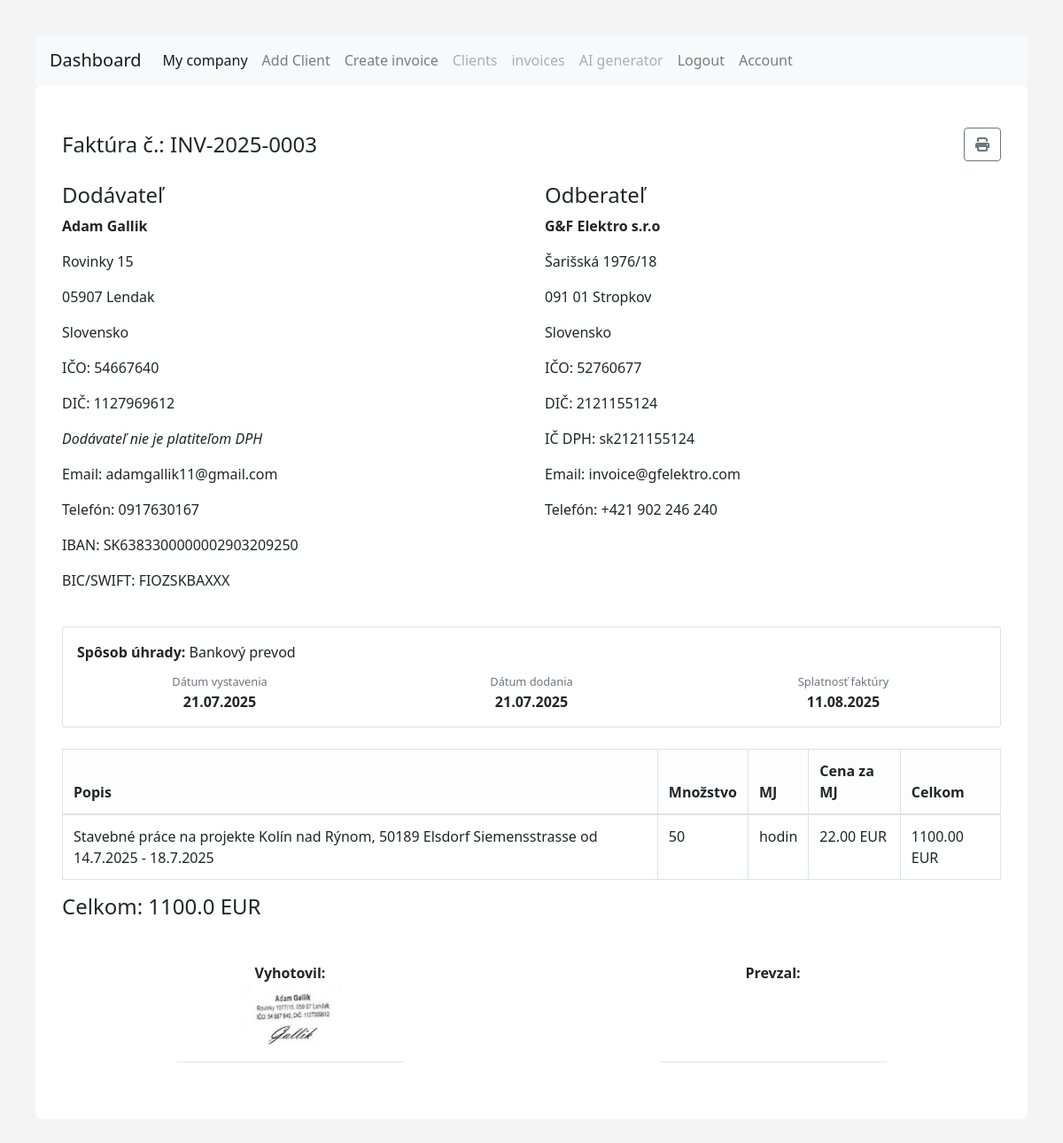
Screenshot of /invoice/11 (signed in) with the database file from the repository.
### models.py (models this page shows)
class Invoice(db.Model):
        __tablename__ = 'invoices'
        id = db.Column(db.Integer, primary_key=True)
        invoice_number = db.Column(db.String(50), nullable=False)
        date = db.Column(db.Date, nullable=False)
        due_date = db.Column(db.Date, nullable=False)
        user_id = db.Column(db.Integer, db.ForeignKey('users.id'), nullable=False)
        user = db.relationship('User', backref=db.backref('invoices', lazy=True))
        currency = db.Column(db.String(10), nullable=False)
        total_cost = db.Column(db.Float, nullable=False)  # Total cost calculated as quantity
        vat_rate = db.Column(db.Float, nullable=True, default=0.0)  # VAT rate in percentage
        client_id = db.Column(db.Integer, db.ForeignKey('clients.id'), nullable=False)
        company_id = db.Column(db.Integer, db.ForeignKey('companies.id'), nullable=False)  # Foreign key to the company
        company= db.relationship('Company', backref=db.backref('invoices', lazy=True))
        client = db.relationship('Client', backref=db.backref('invoices', lazy=True))
        items = db.relationship("InvoiceItem", back_populates="invoice", cascade="all, delete-orphan")
        created_at = db.Column(db.DateTime, default=datetime.now(timezone.utc))  # Timestamp when the invoice was created

class Company(db.Model):
        __tablename__ = 'companies'
        id = db.Column(db.Integer, primary_key=True)
        name = db.Column(db.String(100), nullable=False)
        ico = db.Column(db.String(20), nullable=False)
        dic = db.Column(db.String(20), nullable=False)
        street = db.Column(db.String(100), nullable=False)
        user_id = db.Column(db.Integer, db.ForeignKey('users.id'), nullable=False)
        user = db.relationship('User', backref=db.backref('companies', lazy=True))
        city = db.Column(db.String(50), nullable=False)
        zip_code = db.Column(db.String(20), nullable=False)
        country = db.Column(db.String(50), nullable=False)
        email = db.Column(db.String(100), nullable=False)
        phone = db.Column(db.String(20), nullable=False)
        iban = db.Column(db.String(34), nullable=False)
        bic = db.Column(db.String(11), nullable=False)
        payment_method = db.Column(db.String(50), nullable=False)
        is_vat_payer = db.Column(db.Boolean, default=False)
        ic_dph = db.Column(db.String(20), nullable=True)  # Optional field for VAT ID if the

class Client(db.Model):
        __tablename__ = 'clients'
        id = db.Column(db.Integer, primary_key=True)
        name = db.Column(db.String(100), nullable=False)
        ico = db.Column(db.String(20), nullable=False)
        dic = db.Column(db.String(20), nullable=False)
        street = db.Column(db.String(100), nullable=False)
        user_id = db.Column(db.Integer, db.ForeignKey('users.id'), nullable=False)
        user = db.relationship('User', backref=db.backref('clients', lazy=True))
        city = db.Column(db.String(50), nullable=False)
        zip_code = db.Column(db.String(20), nullable=False)
        country = db.Column(db.String(50), nullable=False)
        email = db.Column(db.String(100), nullable=False)
        phone = db.Column(db.String(20), nullable=False)
        iban = db.Column(db.String(34), nullable=False)
        bic = db.Column(db.String(11), nullable=False)
        payment_method = db.Column(db.String(50), nullable=False)
        is_vat_payer = db.Column(db.Boolean, default=False)
        ic_dph = db.Column(db.String(20), nullable=True)  # Optional field for VAT ID if the client is a VAT payer

class InvoiceItem(db.Model):
    __tablename__ = 'invoice_items'
    id = db.Column(db.Integer, primary_key=True)
    invoice_id = db.Column(db.Integer, db.ForeignKey('invoices.id'), nullable=False)
    description = db.Column(db.String(200), nullable=False)
    quantity = db.Column(db.Integer, nullable=False)
    unit=db.Column(db.String(50), nullable=False)  # e.g., "pcs", "kg", etc.
    price_per_item = db.Column(db.Float, nullable=False)
    total_cost = db.Column(db.Float, nullable=False)
    invoice = db.relationship("Invoice", back_populates="items")

### routes.py (the view)
@main.route('/invoice/<int:invoice_id>')
@login_required
def view_invoice(invoice_id):
    invoice = Invoice.query.filter_by(id=invoice_id, user_id=current_user.id).first_or_404()
    if not invoice.company:
        return "Company information is not set up. Please set up your company first.", 400
    return render_template("invoice.html", invoice_data=invoice, client_data=invoice.client, company_data=invoice.company, items=invoice.items)

### templates/invoice.html (shortened to what this page needs)
{% extends "base.html" %}
{% block content %}
<div class="container py-5">
  <div class="d-flex justify-content-between align-items-center mb-4">
    <h1 class="mb-0">Faktúra č.: {{ invoice_data.invoice_number }}</h1>
    <a href="#" class="btn btn-outline-secondary no-print" onclick="window.print()" title="Tlačiť">
      <i class="fas fa-print"></i>
    </a>
  </div>
  <div class="row">
    <div class="col-md-6">
      <h4>Dodávateľ</h4>
      <p><strong>{{ company_data.name }}</strong></p>
      <p>{{ company_data.street }}</p>
      <p>{{ company_data.zip_code }} {{ company_data.city }}</p>
      <p>{{ company_data.country }}</p>
      <p>IČO: {{ company_data.ico }}</p>
      <p>DIČ: {{ company_data.dic }}</p>
      {% if company_data.is_vat_payer and company_data.ic_dph %}
        <p>IČ DPH: {{ company_data.ic_dph }}</p>
      {% else %}
        <p><em>Dodávateľ nie je platiteľom DPH</em></p>
      {% endif %}
      <p>Email: {{ company_data.email }}</p>
      <p>Telefón: {{ company_data.phone }}</p>
      <p>IBAN: {{ company_data.iban }}</p>
      <p>BIC/SWIFT: {{ company_data.bic }}</p>
    </div>
    <div class="col-md-6">
      <h4>Odberateľ</h4>
      <p><strong>{{ client_data.name }}</strong></p>
      <p>{{ client_data.street }}</p>
      <p>{{ client_data.zip_code }} {{ client_data.city }}</p>
      <p>{{ client_data.country }}</p>
      <p>IČO: {{ client_data.ico }}</p>
      <p>DIČ: {{ client_data.dic }}</p>
      {% if not client_data.ic_dph %}
        <p><em>Odberateľ nie je platiteľom DPH</em></p>
      {% else %}
        <p>IČ DPH: {{ client_data.ic_dph }}</p>
      {% endif %}
      <p>Email: {{ client_data.email }}</p>
      <p>Telefón: {{ client_data.phone }}</p>
    </div>
  </div>
  <div class="card my-4 p-3">
    <p class="mb-2"><strong>Spôsob úhrady:</strong> {{ company_data.payment_method }}</p>
    <div class="row text-center">
      <div class="col">
        <small class="text-muted">Dátum vystavenia</small>
        <div><strong>{{ invoice_data.date.strftime('%d.%m.%Y') }}</strong></div>
      </div>
      <div class="col">
        <small class="text-muted">Dátum dodania</small>
        <div><strong>{{ invoice_data.date.strftime('%d.%m.%Y') }}</strong></div>
      </div>
      <div class="col">
        <small class="text-muted">Splatnosť faktúry</small>
        <div><strong>{{ invoice_data.due_date.strftime('%d.%m.%Y') }}</strong></div>
      </div>
    </div>
  </div>
  <table class="table table-bordered">
    <thead class="table-light">
      <tr>
        <th>Popis</th>
        <th>Množstvo</th>
        <th>MJ</th>
        <th>Cena za MJ</th>
        <th>Celkom</th>
      </tr>
    </thead>
    <tbody>
  {% for item in invoice_data.items %}
    <tr>
      <td>{{ item.description }}</td>
      <td>{{ item.quantity }}</td>
      <td>{{ item.unit or '' }}</td>
      <td>{{ "%.2f"|format(item.price_per_item) }} {{ invoice_data.currency }}</td>
      <td>{{ "%.2f"|format(item.total_cost) }} {{ invoice_data.currency }}</td>
    </tr>
  {% endfor %}
</tbody>
  </table>
  {% if company_data.is_vat_payer %}
    <div class="mt-3">
      <p>Základ DPH: {{ "%.2f"|format(invoice_data.total_cost) }} {{ invoice_data.currency }}</p>
      <p>Sadzba DPH: {{ invoice_data.vat_rate }}%</p>
      <p>DPH: {{ "%.2f"|format(invoice_data.total_cost * invoice_data.vat_rate / 100) }} {{ invoice_data.currency }}</p>
      <h4>Spolu na úhradu: {{ "%.2f"|format(invoice_data.total_cost * (1 + invoice_data.vat_rate / 100)) }} {{ invoice_data.currency }}</h4>
    </div>
  {% else %}
    <h4 class="mt-3 text-end">Celkom: {{ invoice_data.total_cost }} {{ invoice_data.currency }}</h4>
  {% endif %}
  <div class="row mt-5">
    <div class="col text-center">
      <strong>Vyhotovil:</strong><br>
      <img src="{{ url_for('static', filename='stamp.png', _external=True) }}" alt="Stamp" style="max-height: 80px;"><br>
      <hr class="w-50 mx-auto">
    </div>
    <div class="col text-center">
      <strong>Prevzal:</strong><br><br><br><br>
      <hr class="w-50 mx-auto">
    </div>
  </div>
</div>
{% endblock %}

### templates/base.html (style rules this page uses)
body { font-family: 'Segoe UI', sans-serif; background: #f4f4f4; padding: 40px; }
.container { margin: auto; background: #fff; border-radius: 8px; }
h1 { margin-bottom: 20px; }
h1 { font-size: 24px; margin-bottom: 20px; }

### rows the page displays
Invoice: invoice_number "INV-2025-0003", date "21.07.2025", due_date "11.08.2025", currency "EUR", total_cost "1100.0"
Company: name "Adam Gallik", street "Rovinky 15", zip_code "05907", city "Lendak", country "Slovensko", ico "54667640", dic "1127969612", email "adamgallik11@gmail.com", phone "0917630167", iban "SK6383300000002903209250", bic "FIOZSKBAXXX", payment_method "Bankový prevod"
Client: name "G&F Elektro s.r.o", street "Šarišská 1976/18", zip_code "091 01", city "Stropkov", country "Slovensko", ico "52760677", dic "2121155124", ic_dph "sk2121155124", email "invoice@gfelektro.com", phone "+421 902 246 240"
InvoiceItem: description "Stavebné práce na projekte Kolín nad Rýnom, 50189 Elsdorf Siemensstrasse od 14.7.2025 - 18.7.2025", quantity "50", unit "hodin", price_per_item "22.00", total_cost "1100.00"
